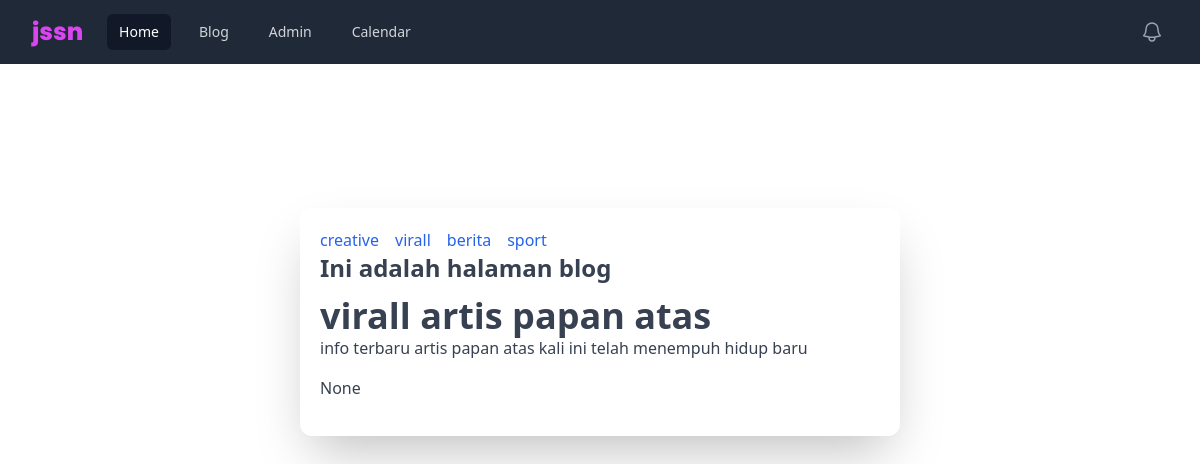
/blog/post/virall artis papan atas, run on the app's committed database.
### blog/models.py (models this page shows, shortened)
class Post(models.Model):
    judul = models.CharField(max_length=225)
    body = models.TextField()
    category = models.CharField(max_length=225)
    waktuPosting = models.DateTimeField(auto_now_add=True)
    update = models.DateTimeField(default=timezone.now)
    slug = models.SlugField(blank=True, editable=False)

### blog/views.py (the view)
# urls.py: path('post/<str:judulurl>',views.slugyfy,name="detail"),
def slugyfy(request,judulurl):
    categories = Post.objects.values('category').distinct
    posts = Post.objects.get(judul = judulurl)
    context = {
        'judul' : 'Ini adalah halaman blog',
        'post'   : posts,
        'category' : categories
    }
    return render(request,'detail.html',context)

### blog/templates/detail.html
{% extends 'index.html' %}
{% block main_content %}
    <ul class="flex">
        {% for fillcategory in category %}
            <li><a href="{% url 'blog:category' categoryurl=fillcategory.category%}" class="mr-4 text-blue-600 hover:underline">{{fillcategory.category}}</a></li>
        {% endfor %}
    </ul>
    <h1 class="font-extrabold text-2xl mb-3">{{judul}}</h1>
        <h1 class="font-extrabold text-4xl">{{post.judul}}</h1>
            <p class="mb-4">{{post.body}}</p>
        <p class="mb-4">{{post.update}}</p>
{% endblock main_content %}

### data on the page
Post: judul "virall artis papan atas", body "info terbaru artis papan atas kali ini telah menempuh hidup baru", update "None"

### other printed values
{{ fillcategory.category }} "creative" "virall" "berita" "sport"
{{ judul }} "Ini adalah halaman blog"
